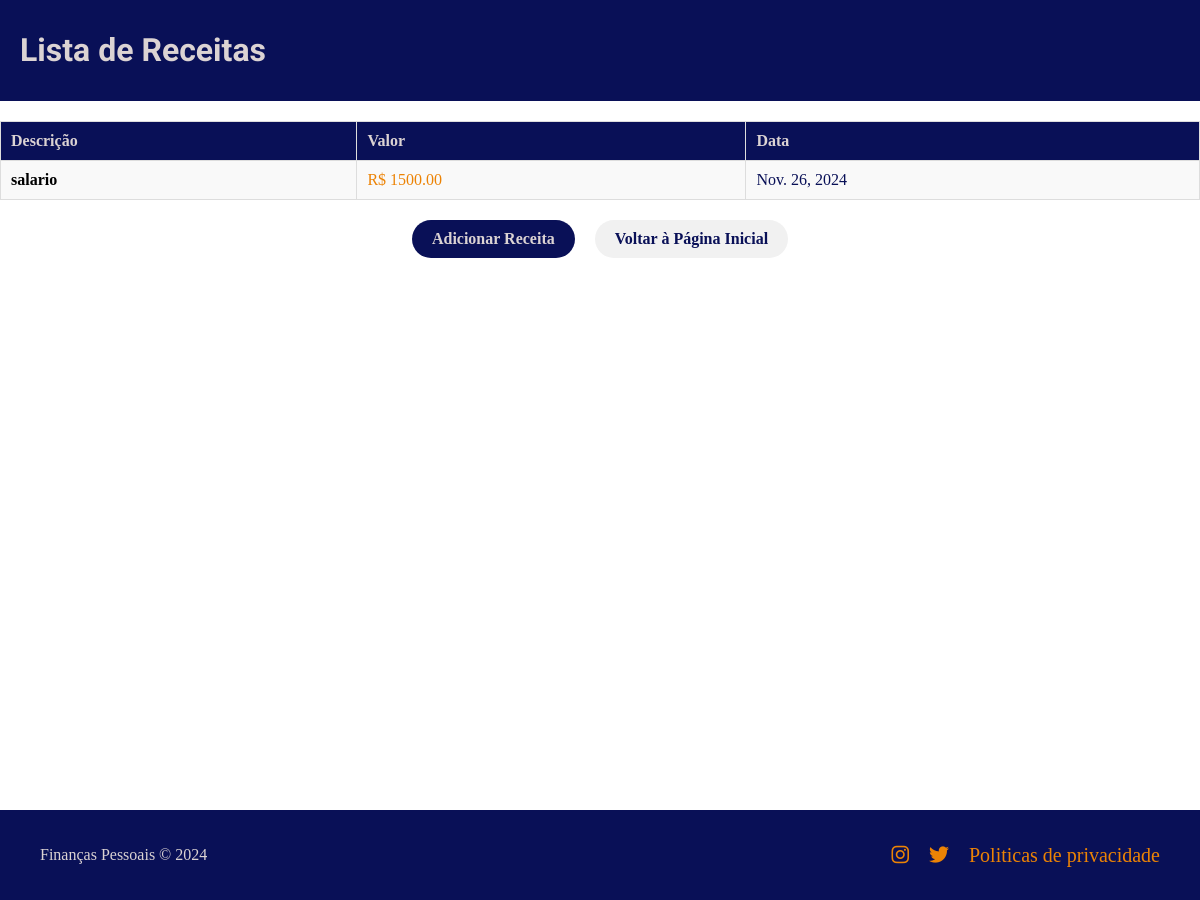
The app's page /listar_receitas/ (signed in) with its own data.
### core/models.py (models this page shows, shortened)
class Receita(models.Model):
    descricao = models.CharField(max_length=200)  # Descrição da receita
    valor = models.DecimalField(max_digits=10, decimal_places=2)  # Valor da receita
    data = models.DateField()  # Data da receita
    usuario = models.ForeignKey(User, on_delete=models.CASCADE)  # Associação com o usuário

### core/views.py (the view)
# urls.py: path('listar_receitas/', views.listar_receitas, name='listar_receitas'),
@login_required
def listar_receitas(request):
    receitas = Receita.objects.filter(usuario=request.user)
    return render(request, 'core/listar_receitas.html', {'receitas': receitas})

### core/templates/core/listar_receitas.html (shortened to what this page needs)
<!DOCTYPE html>
<html lang="pt-br">
<head>
    <link href="https://cdnjs.cloudflare.com/ajax/libs/font-awesome/6.0.0-beta3/css/all.min.css" rel="stylesheet">
    {% load static %}
    <link rel="stylesheet" href="{% static 'core/styles.css' %}">
</head>
<body>
    <div class="container">
        <header>
            <h1>Lista de Receitas</h1>
        </header>
        <div class="table-container">
            <table class="receitas-table">
                <thead>
                    <tr>
                        <th>Descrição</th>
                        <th>Valor</th>
                        <th>Data</th>
                    </tr>
                </thead>
                <tbody>
                    {% for receita in receitas %}
                        <tr class="receita-item">
                            <td class="descricao">{{ receita.descricao }}</td>
                            <td class="valor">R$ {{ receita.valor|floatformat:2 }}</td>
                            <td class="data">{{ receita.data }}</td>
                        </tr>
                    {% empty %}
                        <tr>
                            <td colspan="3" class="no-receitas">Nenhuma receita registrada.</td>
                        </tr>
                    {% endfor %}
                </tbody>
            </table>
        </div>
        <div class="actions">
            <a href="{% url 'cadastrar_receita' %}" class="btn">Adicionar Receita</a>
            <a href="{% url 'home' %}" class="btn btn-secondary">Voltar à Página Inicial</a>
        </div>
    </div>
    <footer>
        <div class="footer-content">
            <div class="footer-text">
                <p>Finanças Pessoais &copy; 2024</p>
            </div>
            <ul class="footer-links">
                <li><a href="https://www.instagram.com/seu_usuario" target="_blank">
                    <i class="fab fa-instagram"></i>
                </a></li>
                <li><a href="https://twitter.com/seu_usuario" target="_blank">
                    <i class="fab fa-twitter"></i>
                </a></li>
                <li><a href="https://www.google.com">Politicas de privacidade</a></li>
            </ul>
        </div>
    </footer>
</body>
</html>

### core/static/core/styles.css (style rules this page uses)
header { background-color: #091057; color: #DBD3D3; padding: 10px 20px; display: flex; justify-content: space-between; align-items: center; }
h1 { flex-grow: 1; text-align: left; font-family: 'Roboto', sans-serif; }
body { margin: 0; padding: 0; min-height: 100vh; display: flex; flex-direction: column; padding-bottom: 100px; }
footer { position: fixed; bottom: 0; left: 0; width: 100%; background-color: #091057; color: #DBD3D3; padding: 20px 40px; text-align: center; box-sizing: border-box; z-index: 10; }
footer .footer-content { display: flex; justify-content: space-between; align-items: center; width: 100%; flex-wrap: wrap; }
footer .footer-links { display: flex; gap: 20px; list-style: none; padding: 0; margin: 0; flex-wrap: wrap; }
footer .footer-links li { display: inline-block; }
footer .footer-links a { color: #EC8305; text-decoration: none; font-size: 20px; }
footer .footer-text p { white-space: nowrap; overflow: hidden; text-overflow: ellipsis; }
.actions { display: flex; justify-content: center; gap: 20px; margin-top: 20px; }
.actions .btn { background-color: #091057; color: #DBD3D3; padding: 10px 20px; border-radius: 40px; text-decoration: none; font-weight: bold; text-align: center; transition: background-color 0.3s ease, transform 0.3s ease; }
.actions .btn-secondary { background-color: #f1f1f1; color: #091057; }
.despesas-table, .receitas-table { width: 100%; border-collapse: collapse; margin-top: 20px; }
.despesas-table th, .receitas-table th, .despesas-table td, .receitas-table td { padding: 10px; text-align: left; border: 1px solid #ddd; }
.despesas-table th, .receitas-table th { background-color: #091057; color: #DBD3D3; }
.despesas-table td, .receitas-table td { background-color: #f9f9f9; }
.despesas-table .descricao, .receitas-table .descricao { font-weight: bold; }
.despesas-table .valor, .receitas-table .valor { color: #EC8305; }
.despesas-table .data, .receitas-table .data { color: #091057; }

### records on screen
Receita: descricao "salario", valor "1500.00", data "Nov. 26, 2024"
